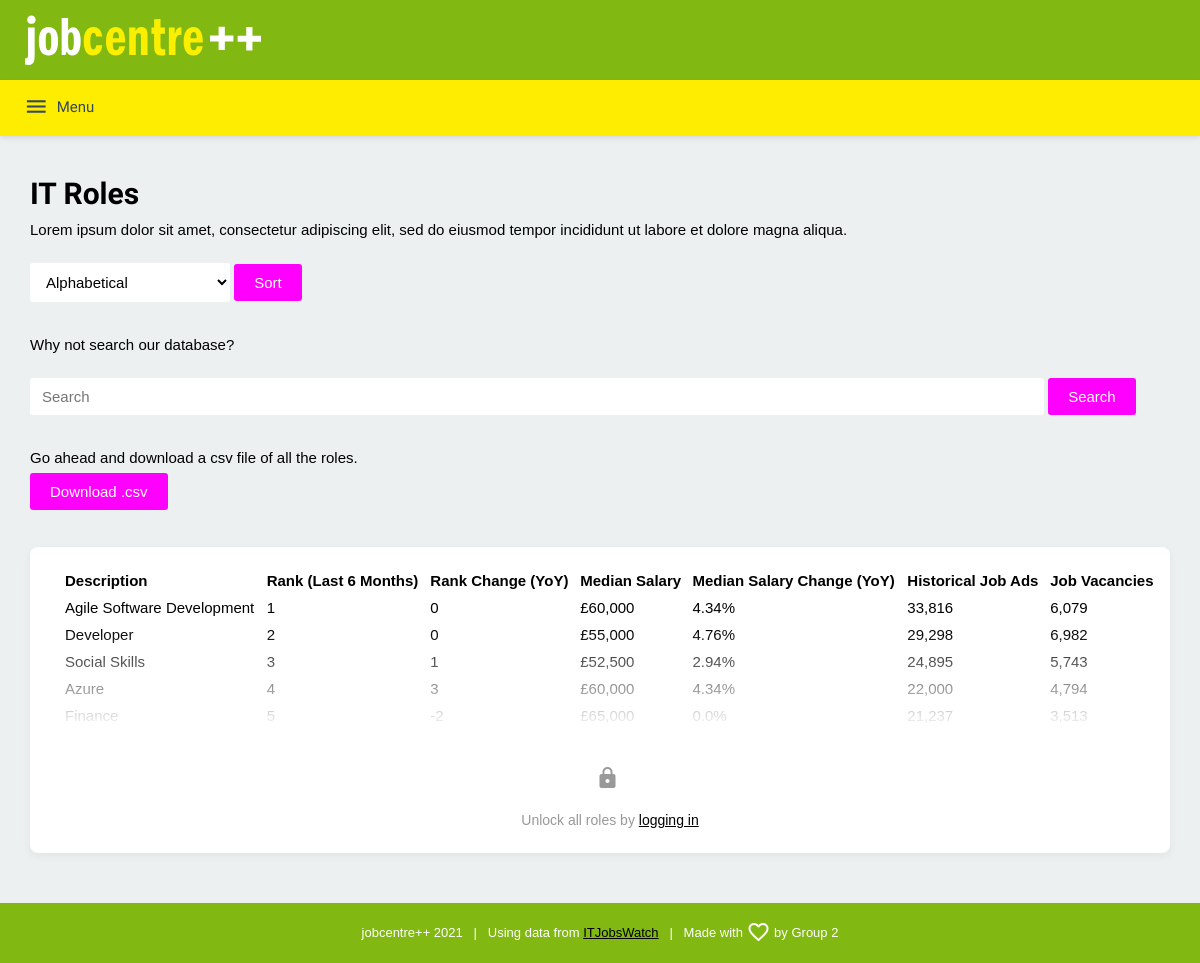
The page /roles/ on the database as committed earlier.
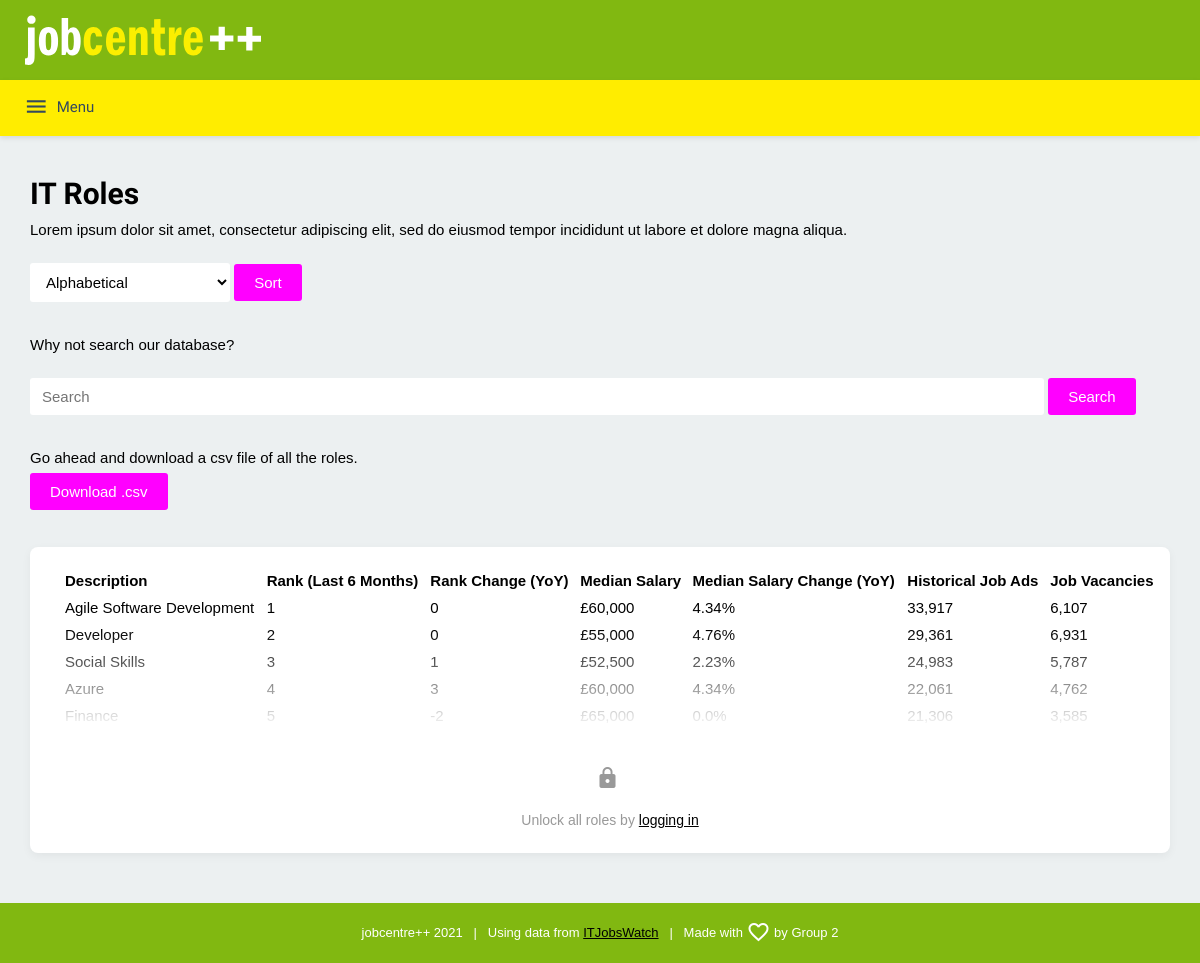
The same page on the database as committed later.
### tables this page shows
CREATE TABLE roles (
            job_role TEXT,
            rank INTEGER,
            rank_change INTEGER,
            median_salary INTEGER,
            median_salary_change REAL,
            historical INTEGER,
            live_job_count INTEGER
        );

### app/routes.py (the view, shortened to what this page needs)
@flask_app.route('/roles/', methods=['GET', 'POST'])
def roles():
    search_form = RoleSearch(request.form)
    filter_form = RolesForm()
    category = 'rank'
    sort_order = 'ASC'
    is_auth = True if 'username' in session else False
    data = RolesDatabase().view_sorted_roles(category, sort_order, is_auth)
    if search_form.validate_on_submit():
        data = RolesDatabase().search_role(category, sort_order, is_auth, search_form.search_term.data)
    return render_template('roles.html', title='Roles', form=filter_form, search=search_form, data=data)

### app/roles_form.py
class RoleSearch(FlaskForm):
    search_term = StringField(validators=[DataRequired()])
    search_button = SubmitField("Search")

class RolesForm(FlaskForm):
    options = ['Alphabetical',
               'Rank',
               'Rank Change',
               'Median Salary',
               'Median Salary Change',
               'Historical Job Ads',
               'Job Vacancies'
               ]
    role_filter = SelectField(choices=options, validators=[DataRequired()])
    sort = SubmitField('Sort')

### app/roles_database.py (called while the page is built)
    def view_sorted_roles(self, category, sort_order, is_auth):
        self.roles_db_cursor.execute("SELECT * FROM roles ORDER BY {} {}".format(category, sort_order))
        if is_auth:
            all_roles = self.roles_db_cursor.fetchall()
        else:
            all_roles = self.roles_db_cursor.fetchmany(5)
        return all_roles

### app/templates/roles.html (shortened to what this page needs)
{% extends "base.html" %}
{% block content %}
    <div class="content">
        <div class="content-wrapper">
        <div class="content-left">
            <h1>IT Roles</h1>
            <p>Lorem ipsum dolor sit amet, consectetur adipiscing elit, sed do eiusmod tempor incididunt ut labore et dolore magna aliqua.</p>
            <br>
            <form action="" method="post" novalidate>
                {{ form.role_filter(class_="input input-dropdown") }}
                {{ form.sort(class_="button") }}
            </form>
            <br>
            <br>
            <p>Why not search our database?</p>
            <br>
            <form action="" method="post" novalidate>
                {{ search.search_term(size=32, class_="input search", placeholder="Search") }}
                {{ search.search_button(class_="button") }}
            </form>
            <br>
            <br>
            <p>Go ahead and download a csv file of all the roles.</p>
            <br>
            <form action="" method="post" novalidate>
                <a class="button button-margin" href="/download">Download .csv</a>
            </form>
            <br>
        </div>
        <div class="content-flask content-right">
            <div id="content-table">
            <table>
                <thead>
                <tr>
                    <th>Description</th>
                    <th>Rank (Last 6 Months)</th>
                    <th>Rank Change (YoY)</th>
                    <th>Median Salary</th>
                    <th>Median Salary Change (YoY)</th>
                    <th>Historical Job Ads</th>
                    <th>Job Vacancies</th>
                </tr>
                </thead>
                <tbody>
                 {% for row in data %}
                    <tr>
                        <td>{{row[0]}}</td>
                        <td>{{row[1]}}</td>
                        <td>{{row[2]}}</td>
                        <td>{{"£{:,}".format(row[3])}}</td>
                        <td>{{"{}%".format(row[4])}}</td>
                        <td>{{"{:,}".format(row[5])}}</td>
                        <td>{{"{:,}".format(row[6])}}</td>
                    </tr>
                 {% endfor %}
                </tbody>
            </table>
                {% if not session['username'] %}
                    <div class="capped"></div>
                    <br>
                    <div class="capped-text"><span class="material-icons m_icon">lock</span></div>
                    <div class="capped-text">Unlock all roles by <a href="/login">logging in</a></div>
                {% endif %}
            </div>
        </div>
        </div>
    </div>
{% endblock %}

### app/templates/base.html (shortened to what this page needs)
<!DOCTYPE html>
<html>
    <head>
        <link rel="stylesheet" href="{{ url_for('static', filename='stylesheets/style.css') }}" />
    </head>
    <body>
        <nav id="m-nav">
            <div class="m-nav-sub m-nav-t">
                <div class="m-nav-t_wrap">
                    <div class="m-nav-title">
                        <a href="/" title="jobcentre++"><img src="/static/img/logo.svg" height="50px" style="margin-top: 15px"></a>
                    </div>
                </div>
            </div>
            <div class="m-nav-sub m-nav-b" id="m-nav-b">
                <div class="m-nav-b_wrap">
                    <ul class="target">
                        <div class="menu" id="menu"><i class="material-icons miii">menu</i>Menu</div>
                    </ul>
                </div>
            </div>
        </nav>
        {% block content %}
        {% endblock %}
        <div class="footer">
            <div class="footer-wrapper">
                jobcentre++ 2021 &nbsp; | &nbsp; Using data from <a href="https://www.itjobswatch.co.uk/copyright.aspx" target="_blank">ITJobsWatch</a> &nbsp; | &nbsp; Made with <span class="material-icons" style="transform: translate(0, 7px);">favorite_border</span> by Group 2
            </div>
        </div>
    </body>
</html>

### app/static/stylesheets/style.css (style rules this page uses)
* { margin: 0; padding: 0; }
body { margin: 0; padding: 0; font-family: Arial, "Helvetica Neue", Helvetica, sans-serif; font-size: 15px; font-weight: normal; min-height: 100vh; display: flex; flex-direction: column; background-color: #ecf0f1; }
ol, ul, li { margin: 0; padding: 0; }
a:link, a:focus, a:hover { color: #000; }
article, aside, details, figcaption, figure,footer, header, hgroup, menu, nav, section { display: block; }
nav#m-nav { width: 100%; font-family: ubuntu; }
.m-nav-t { background-color: #81B811; height: 80px; }
.m-nav-t_wrap { line-height: 80px; vertical-align: middle; margin: 0 auto; max-width: 1300px; }
.m-nav-title { font-family: 'Kanit', sans-serif; font-weight: 500; margin: 0; padding: 0; margin-left: 4px; display: inline-block; font-size: 50px; }
.m-nav-b { width: 100%; background-color: #FFED00; z-index: 2; box-shadow: 0 2px 5px rgba(0,0,0,0.1); }
.m-nav-b_wrap { margin: 0 auto; max-width: 1300px; width: calc(100% - 40px); }
.m-nav-b ul { display: inline-block; width: 100%; line-height: 50px; vertical-align: middle; }
i.miii { line-height: 54px; vertical-align: middle; font-size: 25px; margin-right: 8px; margin-bottom: 2px; }
.m_icon { margin: 0 5px 2px 0; vertical-align: middle; }
.menu { line-height: 50px; vertical-align: middle; color: #34495e; font-weight: 500; cursor: pointer; display: inline-block; display: none; }
h1 { margin-bottom: 10px; font-family: 'Ubuntu', sans-serif; }
.input { width: calc(100% - 24px - 2px); padding: 10px 12px; background: rgba(255,255,255,1); margin-top: 8px; font-size: 15px; border:none; border-radius: 3px; }
.input-dropdown { width: 200px; }
.button { background-color: magenta; border: none; color: white; padding: 10px 20px; text-decoration: none; font-size: 15px; cursor: pointer; border-radius: 3px; }
.button-margin { margin 0 10px ; }
.button:visited, .button:link { color: #fff; }
.content { margin-top: 30px; width: 100%; overflow-x: hidden; }
.content-wrapper { max-width: 1300px; width: calc(100% - 40px); margin: 0 auto; }
.content-flask { max-width: 800px; width: calc(100% - 20px); margin: 0 auto; }
.content-flask table { border-collapse:collapse; border-spacing:0; width:100%; display:table; border-radius: 5px; overflow:hidden; }
.content-flask table td, .content-flask table thead th { padding: 5px; }
.content-flask table thead { margin: 0; background: rgba(255,255,255,.6); text-align: left; }
.content-flask table tr { background-color: #fff; }
.content-flask table tr:nth-child(2) { background-color: #fff; }
.footer { margin-top: auto; background-color: #81B811; width:100%; height: 60px; }
.footer-wrapper { padding-top: 10px; width: 100%; font-size: 13px; color: #fff; text-align: center; padding-bottom: 20px; }
.content-left { display: inline-block; width: calc(100% - 820px - 20px); margin-right: 20px; width: 450px; position: fixed; }
.content-right { display: inline-block; float: right; margin-bottom: 50px; }
#content-table { margin-top: 20px; overflow-x: none; padding: 20px 10px 20px 30px; background-color: white; border-radius: 8px; box-shadow: 0px 3px 10px rgba(0,0,0,0.05) }
.search { width: calc(100% - 150px); }
.capped { z-index: 10; width: 100%; background-image: linear-gradient(rgba(255,255,255,0), white); height: 100px; margin-top: -100px; position: relative; }
.capped-text { width: 100%; text-align: center; margin: 20px 0 5px 0; color: #999; font-size: 14px; }
@media only screen and (max-width:1300px) { .menu { display: inline-block; } }
@media only screen and (max-width:1300px) { .m-nav-b ul { padding: 0px 0; position: relative; clear: both; } }
@media only screen and (max-width:1300px) { .m-nav-t_wrap { padding: 0; } }
@media only screen and (max-width:1300px) { .content-left { display: inline-block; width: calc(100% - 20px); padding: 10px; position: relative; } }
@media only screen and (max-width:1300px) { .content-right { display: block; float: none; max-width: 100%; } }
@media only screen and (max-width:1300px) { .m-nav-title { margin-left: 25px; } }

Rows that differ between the two databases and show on the page:
changed roles "Agile Software Development": historical "33,816" → "33,917"; live_job_count "6,079" → "6,107"
changed roles "Developer": historical "29,298" → "29,361"; live_job_count "6,982" → "6,931"
changed roles "Social Skills": median_salary_change "2.94%" → "2.23%"; historical "24,895" → "24,983"; live_job_count "5,743" → "5,787"
changed roles "Azure": historical "22,000" → "22,061"; live_job_count "4,794" → "4,762"
changed roles "Finance": historical "21,237" → "21,306"; live_job_count "3,513" → "3,585"
